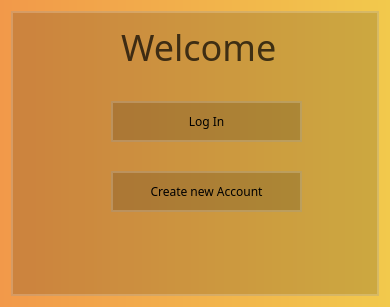
<?xml version="1.0" encoding="UTF-8"?>
<ui version="4.0">
 <class>Form</class>
 <widget class="QWidget" name="Form">
  <property name="geometry">
   <rect>
    <x>0</x>
    <y>0</y>
    <width>390</width>
    <height>307</height>
   </rect>
  </property>
  <property name="windowTitle">
   <string>Form</string>
  </property>
  <property name="styleSheet">
   <string notr="true">background-color: qlineargradient(spread:pad, x1:0, y1:0, x2:1, y2:0, stop:0 #F2994A, stop:1 #F2C94C);
font-family: Poppins</string>
  </property>
  <layout class="QVBoxLayout" name="verticalLayout">
   <item>
    <widget class="QFrame" name="frame">
     <property name="styleSheet">
      <string notr="true">background-color: rgba(0, 0, 0, 40);
border: 2px solid rgba(255, 255, 255, 50);
border-redius: 12px;</string>
     </property>
     <property name="frameShape">
      <enum>QFrame::Shape::StyledPanel</enum>
     </property>
     <property name="frameShadow">
      <enum>QFrame::Shadow::Raised</enum>
     </property>
     <widget class="QLabel" name="label">
      <property name="geometry">
       <rect>
        <x>110</x>
        <y>20</y>
        <width>171</width>
        <height>31</height>
       </rect>
      </property>
      <property name="styleSheet">
       <string notr="true">font_weight: bold;
font-size: 27pt;
background-color: none;
border: none;
color: rgba(0, 0, 0, 0.7)
</string>
      </property>
      <property name="text">
       <string>Welcome</string>
      </property>
     </widget>
     <widget class="QPushButton" name="logIn_button">
      <property name="geometry">
       <rect>
        <x>100</x>
        <y>90</y>
        <width>191</width>
        <height>41</height>
       </rect>
      </property>
      <property name="styleSheet">
       <string notr="true">QPushButton:hover{
background-color: rgba(255, 255, 255, 10);
} 

QPushButton:pressed{
background-color: rgba(0, 0, 0, 50);
}</string>
      </property>
      <property name="text">
       <string>Log In</string>
      </property>
     </widget>
     <widget class="QPushButton" name="createAcc_button">
      <property name="geometry">
       <rect>
        <x>100</x>
        <y>160</y>
        <width>191</width>
        <height>41</height>
       </rect>
      </property>
      <property name="styleSheet">
       <string notr="true">QPushButton:hover{
background-color: rgba(255, 255, 255, 10);
} 

QPushButton:pressed{
background-color: rgba(0, 0, 0, 50);
}</string>
      </property>
      <property name="text">
       <string>Create new Account</string>
      </property>
     </widget>
    </widget>
   </item>
  </layout>
 </widget>
 <resources/>
 <connections/>
</ui>
